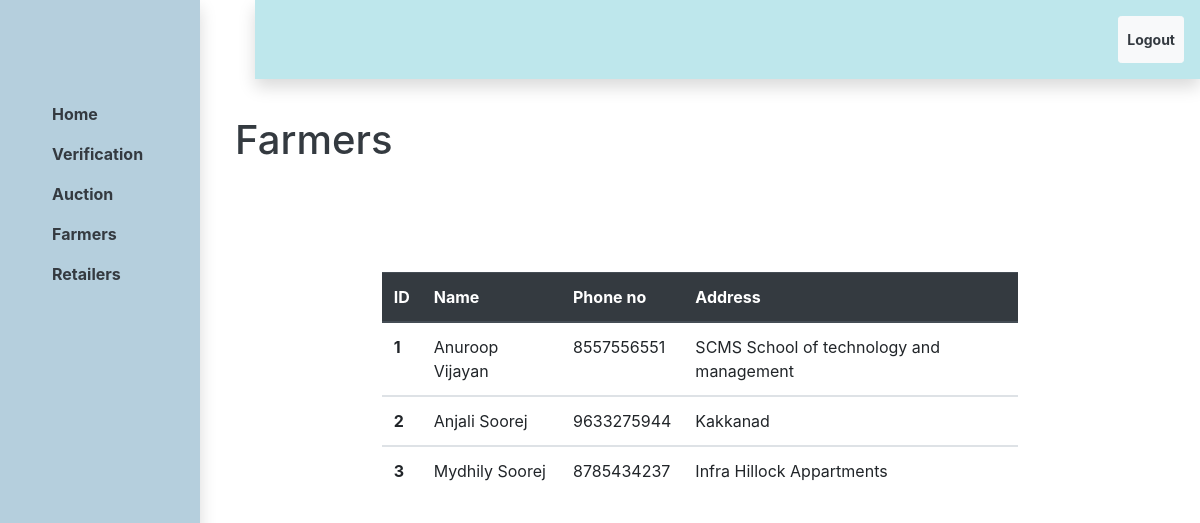
/admin/farmers.php (signed in), run on the app's committed database.
### tables this page shows
CREATE TABLE IF NOT EXISTS `farmer` (
  `fid` int(20) NOT NULL AUTO_INCREMENT,
  `fname` varchar(50) NOT NULL,
  `phone` bigint(20) NOT NULL,
  `passwd` varchar(100) NOT NULL,
  `address` varchar(100) NOT NULL,
  `isVerified` tinyint(1) NOT NULL,
  PRIMARY KEY (`fid`)
);

### admin/farmers.php (the view, shortened to what this page needs)
<?php
include ("dbconfig.php");
?>
<!DOCTYPE html>
<html lang="en">
<head>
    <link rel="stylesheet" href="https://stackpath.bootstrapcdn.com/bootstrap/4.4.1/css/bootstrap.min.css">
</head>
<body>
    <div class="container-fluid">
    <nav class="navbar navbar-expand-xs navbar-dark fixed-top shadow p-3 mb-5" id="a">
          <ul class="navbar-nav ml-auto">
          <button type="button" class="btn btn-sm btn-light">
                <li class="nav-item">
                        <a href="logout.php" class="nav-link font-weight-bold text-dark">Logout</a>
                </li>
          </button>
          </ul>
      </nav>
    <div class="row min-vh-100 flex-column flex-md-row">
        <aside class="col-12 col-md-2 p-0 flex-shrink-1 shadow p-3" id="c">
            <nav class="navbar navbar-expand  navbar-dark flex-md-column flex-row align-items-start py-2" id="b">
                <div class="collapse navbar-collapse ">
                    <ul class="flex-md-column flex-row navbar-nav w-100 justify-content-between">
                        <li class="nav-item">
                            <a class="nav-link pl-0  font-weight-bold text-dark" href="admin_index.php"> <span class="d-none d-md-inline">Home</span></a>
                        </li>
                        <li class="nav-item">
                            <a class="nav-link pl-0 font-weight-bold text-dark" href="verify.php"> <span class="d-none d-md-inline">Verification</span></a>
                        </li>
                        <li class="nav-item">
                            <a class="nav-link pl-0 font-weight-bold text-dark" href="auction.php"> <span class="d-none d-md-inline">Auction</span></a>
                        </li>
                        <li class="nav-item">
                            <a class="nav-link pl-0 font-weight-bold text-dark active" href="farmers.php"> <span class="d-none d-md-inline">Farmers</span></a>
                        </li>
                        <li class="nav-item">
                            <a class="nav-link pl-0 font-weight-bold text-dark" href="retailers.php"> <span class="d-none d-md-inline">Retailers</span></a>
                        </li>
                    </ul>
                </div>
            </nav>
        </aside>
        <main class="col bg-faded py-3 flex-grow-1">
        <h1 class="text-dark" id="space" style="margin-left:20px; margin-top:100px;">Farmers</h2>
            <div class="row">
                        <div class="col-2"></div>
                            <div class="col-8">
                                <table class="table">
                                        <thead class="thead-dark">
                                            <tr>
                                            <th scope="col">ID</th>
                                            <th scope="col">Name</th>
                                            <th scope="col">Phone no</th>
                                            <th scope="col">Address</th>
                                            </tr>
                                        </thead>
<?php
$sql1="SELECT * from farmer";
$s1=mysqli_query($con,$sql1);
while(($row=mysqli_fetch_array($s1))==TRUE)
{?>
                                        <tbody>
                                            <tr>
                                            <th scope="row"><?php echo $row[0];?></th>
                                            <td><?php echo $row[1];?></td>
                                            <td><?php echo $row[2];?></td>
                                            <td><?php echo $row[4];?></td>
                                            </tr>
                                        </tbody>
<?php
}?>
                                </table>
                            </div>
                        <div class="col-2"></div>
        </main>
    </div>
</div>
</body>
</html>

### admin/farmers.php (style rules this page uses)
#a { margin-left:255px; background-color:#BEE7EC; }
#b { margin-top:70px; margin-left:20px; color:#000000; }
#c { background-color:#B5CFDD; }
.table { margin-top:100px; }

### data on the page
farmer: fid "1", fname "Anuroop Vijayan", phone "8557556551", address "SCMS School of technology and management"
farmer: fid "2", fname "Anjali Soorej", phone "9633275944", address "Kakkanad"
farmer: fid "3", fname "Mydhily Soorej", phone "8785434237", address "Infra Hillock Appartments"
